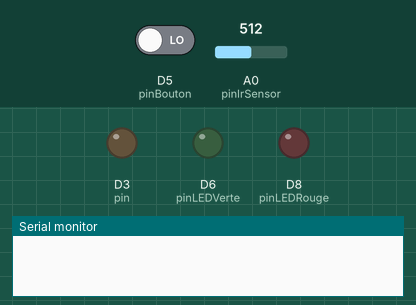
Simulated run of this sketch. Board: ESP8266 (NodeMCU). On the bench: output pins drawn as LEDs (lit = HIGH), the last lines printed to the serial monitor. The test bench sets the inputs (shaded band); at power-on: D5 (pinBouton) LOW, A0 (pinIrSensor) = 512.

Above: at 2.2 s.
2.3 s: D5 (pinBouton) driven HIGH
At 3.2 s:
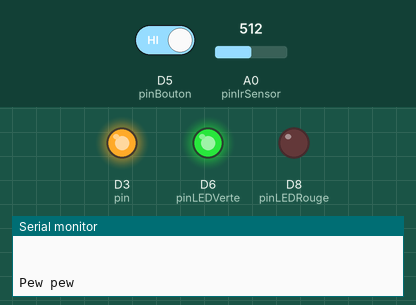
3.8 s: A0 (pinIrSensor) set to 842
5.5 s: A0 (pinIrSensor) set to 861
At 7.5 s:
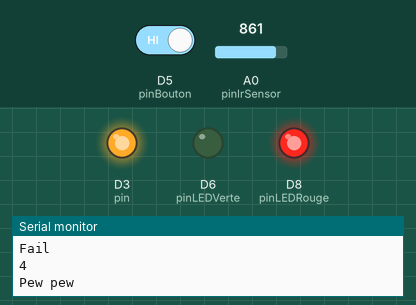
7.8 s: D5 (pinBouton) driven LOW
At 9.0 s:
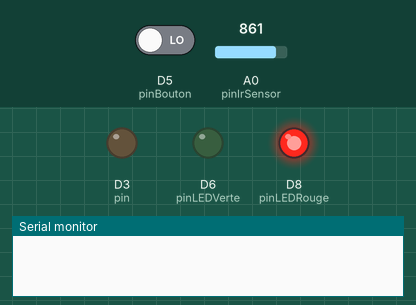
Timing chart, 0 to 10.8 s (numbered marks = the images above; inputs shaded):
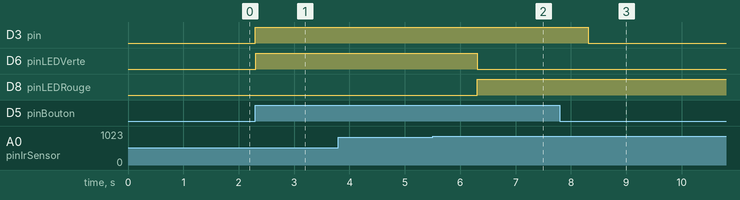

Measured:
- the behaviour switches between 850 and 851 on A0 (pinIrSensor) (found by bisection; images 1 and 2)
- after the input at 2.3 s, D3 (pin), D6 (pinLEDVerte): LOW → HIGH at once
- after the input at 5.5 s, D6 (pinLEDVerte): HIGH → LOW after 0.81 s; D8 (pinLEDRouge): LOW → HIGH after 0.81 s
- after the input at 7.8 s, D3 (pin): HIGH → LOW after 0.51 s

The sketch:

Classe.ino
```cpp
#include "Classe.h"
#include <Arduino.h>
#include <stdexcept>
#include <exception>
#if defined(ARDUINO_ARCH_AVR)
#define debug  Serial
#elif defined(ARDUINO_ARCH_SAMD) ||  defined(ARDUINO_ARCH_SAM)
#define debug  SerialUSB
#else
#define debug  Serial
#endif

/* INITIALISATION DE LA CONFIGURATION DU JEU */////////////////////////////////////////////////////
// Initilisation des pin pour configuration du jeu
const int pinIrSensor = A0;
const int pinIrEmitter= D3;
const int pinBouton= D5;
const int pinLEDVerte= D6;
const int pinLEDRouge= D8;


/* CHOIX DES PARAMETRES DE LA PARTIE */////////////////////////////////////////////////////
// Paramètre à changer avant de lancer une partie
const String nom_joueur= "Lucas";             // Le nom du joueur en question
const int score_max= 5;                       // Le score max à atteindre pour finir la gamme
const int nb_tentatives = 2;                  // Le nombre de tentatives pour le joueur d'améliorer son score

/* VARIABLES ET OBJETS *//////////////////////////////////////////////////////////////////
game game(nom_joueur,score_max,nb_tentatives);// Construction d'une game
score score[nb_tentatives];                   // Structure qui contient le score de chaque partie
diode ir(pinIrEmitter, LOW);
digital bouton(pinBouton,INPUT);
diode vert(pinLEDVerte, LOW);
diode rouge(pinLEDRouge, LOW);
int fin_game ;
int num_tentative;

void setup() {
  Serial.begin(9600);
  delay(1000);
  Serial.println("Lancement de la partie");
}

void loop() {
  fin_game = 0;
  num_tentative = 0;


  while(num_tentative < nb_tentatives){ // Tant que il reste des tentatives au joueur
    Serial.println("LANCEMENT D'UNE TENTATIVE");
    while(fin_game==0){ // Tant que la game n'est pas finie
      //try{
        // Le joueur appui sur un bouton
        if (bouton.getlevel()==HIGH){
          ir.setDiode(HIGH);
          Serial.println("Pew pew");
          // Il touche la cible
          if(Touche(pinIrSensor)==true){
            vert.setDiode(HIGH);
            rouge.setDiode(LOW);
            delay(1000);
            Serial.println("Success");
            ++score[num_tentative];
            Serial.println(score[num_tentative].getScore());
          }
          // Il ne touche pas la cible
          else{
            vert.setDiode(LOW);
            rouge.setDiode(HIGH);
            delay(1000);
            Serial.println("Fail");
            --score[num_tentative];
            Serial.println(score[num_tentative].getScore());
          }
        }
        else{
          ir.setDiode(LOW);
          Serial.println(" ");
        }
      //}

      /*catch(const exception& e) {
        Serial.print("exception caught: ");
        Serial.prinln(e.what());
      }*/

      // Vérifier si le score max a été atteint
      if (score[num_tentative].getScore()==score_max){
        fin_game = 1;
        num_tentative++;
        Serial.print("Fin de la tentative numero ");
        Serial.println(num_tentative);
        delay(10000);
      }
    }
    fin_game = 0;
  }
  num_tentative = 0;
  Serial.println("Fin de la game ------------------------------- ");
  Serial.print("Affichage des scores du joueur ");
  Serial.println(nom_joueur);

  // Parcours du tableau de scores du joueur
  for (int i = 0; i<nb_tentatives; i++){
    Serial.print("Tentative numero ");
    Serial.println(i);
    Serial.print("Score final : ");
    Serial.println(score[i].getScore()-score[i].getFail());
    delay(100);
  }
  Serial.println("Changer les parametres et relancer pour nouvelles partie !");
  delay(10000);

}
```

Classe.cpp
```cpp
// Classe de base pour tous les composants
// pour gérer l'initialision des entrées/sorties
#include "Classe.h"
#include <Arduino.h>
#include <stdexcept>
#include <exception>

boolean Touche(int pin){
  boolean result=false;
  int a;
  a=analogRead(pin);
  if (a<=850){
    result =true;
  }
  /*if ( (a < 800) || (a> 1000)) {
    throw std::invalid_argument( "Valeur détectée par IR invalide" );
  }*/
  return result;
}
```

Classe.h
```cpp
#ifndef _CLASSE_H_
#define _CLASSE_H_


#include <Arduino.h>


#define INPUT 0x0
#define OUTPUT 0x1

#define LOW 0x0
#define HIGH 0x1

/* Classe permettant de gérer composant quelconque :
 @attribut pin : associer un composant à une pin
 */
class composant{
  protected:
    int pin;
  public:
    composant(){ this->pin = 0;} // constructeur sans argument
    composant(int p) { // constructeur avec arguments
      this->pin = p;;
    }
    void setPin(int p){ // Régler la Pin d'un composant
      this->pin = p;
    }
};


/* Classe permettant de régler un composant digital :
 @attribut mode : permet de régler en INPUT ou OUTPUT le fonctionnement du composant
 */
class digital: public composant{
  protected :
    int mode;

  public:
    digital() : composant(){this->mode = INPUT;} // constructeur sans argument
    digital(int p, int m) : composant(p){
       this->mode = m;
       pinMode(this->pin, this->mode);
    } // constructeur avec arguments


    void setPin(int p) { // Initialiser un composant sur la bonne Pin
      composant :: setPin(p);
      pinMode(this->pin, this->mode);
    }
     void setMode(char m){ // Changer le mode d'un composant
      this->mode = m;
      pinMode(this->pin, this->mode);
    }
    int getlevel(){ // Récupérer la valeur d'une entrée numérique
      int result=-1;
      if (this->mode == INPUT){result=digitalRead(this->pin);}
      return result;
    }

};

/* Classe permettant de régler une diode RGB ou IR:
 @attribut level : permet de d'allumer ou éteindre une diode
 */
class diode : public digital{
  protected :
    int level;
  public :
    diode() : digital(){this->level = 0; this->mode = OUTPUT;} // constructeur sans argument
    diode(int p, int l) : digital(p, OUTPUT){this->level = l; digitalWrite(this->pin, this->level);} // constructeur avec arguments

    void setDiode(int l){ // Régler le niveau et le Pin d'un composant digital
      digitalWrite(this->pin,l);
      this->level=l;
    }
};


/* Classe créée dès qu'une partie est créée :
 @attribut nom_joueur : le nom du joueur qui lance la game
 @attribut score_max : le score a réalisé pour gagner la game
 @attribut nb_tentatives : le nombre de tentatives dans la game
 */
class game{
  protected:
    String nom_joueur;
    int score_max;
    int nb_tentatives;


  public:
    game(){ this->score_max = 0; this->nb_tentatives = 0;} // constructeur sans arguments

    game(String j, int s, int t){ // constructeur avec arguments
      this->nom_joueur = j;
      this->score_max = s;
      this->nb_tentatives = t;
    }

    void setScoreMax(int score){ // Changer la valeur du score à atteindre
      this->score_max = score;
    }

    void setNomJoueur(String nom){ // Changer le nom du joueur
      this->nom_joueur = nom;
    }

    void setNBTentatives(int tentatives){ // Changer le nombre de tentatives disponibles
      this->nb_tentatives = tentatives;
    }
};

/* Classe créée à chaque tentatives pour conserver les performances du joueur :
 @attribut nb_fail : augmente quand le joueur tir à côté de la cible
 @attribut nb_success : augmente quand le joueur tir sur la cible
 */
class score{
  private:
    int nb_fail;
    int nb_success;

  public:
    score(){ this->nb_fail = 0; this->nb_success = 0;} // Constructeur sans argument initilise à 0 les valeurs des parties

    int getScore(){ // accès au nombre de succès
      return this->nb_success;
    }
    int getFail(){ // accès au nombre d'échec
      return this->nb_fail;
    }
    // Opérateur ++ augmente le nombre de success
    void operator ++() {
      nb_success = nb_success +1;
    }
    // Opérateur -- augmente le nombre de fail
    void operator --() {
      nb_fail = nb_fail +1;
    }
};


/* Fonction permettant de vérifier que la cible a été touchée :
@arg : numéro de pin à tester
@return : true si touché, false sinon
*/
boolean Touche(int pin);


#endif
```
